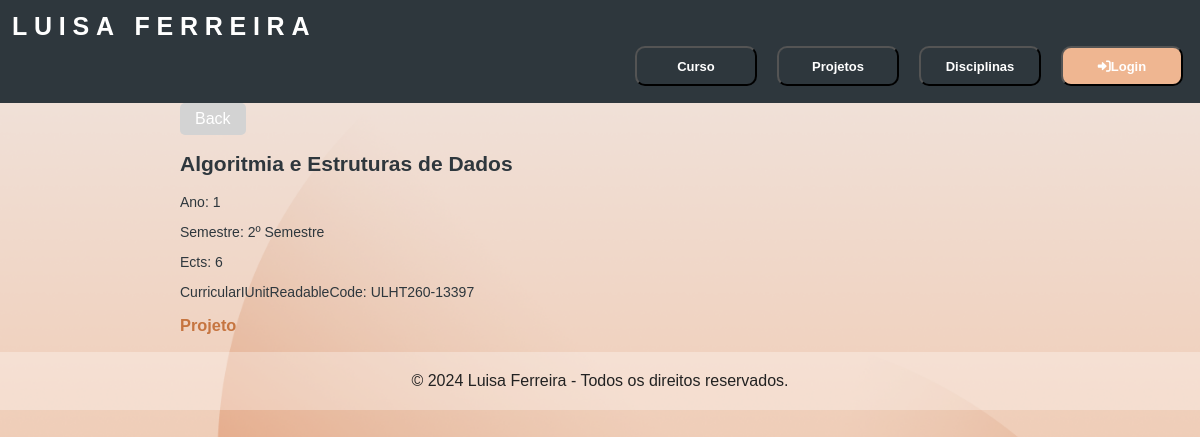
/faculdade/disciplina/7/, run on the app's committed database.
### projeto/models.py (models this page shows, shortened)
class Disciplina(models.Model):
    linguagem= models.ManyToManyField(LinguagemProgramacao,related_name='disciplinas')
    docentes= models.ManyToManyField(Docente,related_name='disciplinas')
    projeto= models.OneToOneField(Projeto,on_delete=models.CASCADE,related_name='disciplinas',null=True)
    areaCientifica= models.ForeignKey(Area_Cientifica, on_delete=models.CASCADE,related_name='disciplina')
    cursos= models.ManyToManyField(Curso,related_name='disciplinas')
    nomeDisciplina = models.CharField(max_length=100)
    ano = models.IntegerField()
    semestre = models.IntegerField()
    ects = models.IntegerField()
    curricularIUnitReadableCode = models.CharField(max_length=100)

### projeto/views.py (the view)
# urls.py: path('disciplina/<int:disciplina_id>/', views.disciplina_view, name='disciplina'),
def disciplina_view(request,disciplina_id):
    context = {
    'disciplina':Disciplina.objects.get(id=disciplina_id),
    }
    return render(request, "projeto/disciplina.html",context)

### projeto/templates/projeto/disciplina.html
{% extends 'projeto/layout.html' %}
{% block content %}
    <a href="{% url 'projeto:disciplinas' %}" style="text-decoration: none;"><button style="padding: 7px 15px; font-size: 16px;
       background-color: #D3D3D3; color: #ffffff; border: none; border-radius: 5px;">Back</button></a>
    <p><h2>{{disciplina.nomeDisciplina}}</h2></p>
    <p>Ano: {{disciplina.ano}}</p>
    <p>Semestre: {{disciplina.semestre}}</p>
    <p>Ects: {{disciplina.ects}}</p>
    <p>CurricularIUnitReadableCode: {{disciplina.curricularIUnitReadableCode}}</p>
    <p><h3><a href="{% url 'projeto:projeto' disciplina.id %}"> Projeto</a></h3></p>
{% endblock %}

### static/projeto/estilos.css (style rules this page uses)
* { font-family: "Montserrat", sans-serif; }
#bg { background-size:cover; background-image: url('/static/imagens/layoutImage.png'); }
body { margin: 0; background: #eac8b0; color: #2E373D; font-weight: 300; min-height:100vh; }
a { color: #C67540; text-decoration: none; }

### data on the page
Disciplina: nomeDisciplina "Algoritmia e Estruturas de Dados", ano "1", semestre "2º Semestre", ects "6", curricularIUnitReadableCode "ULHT260-13397"
